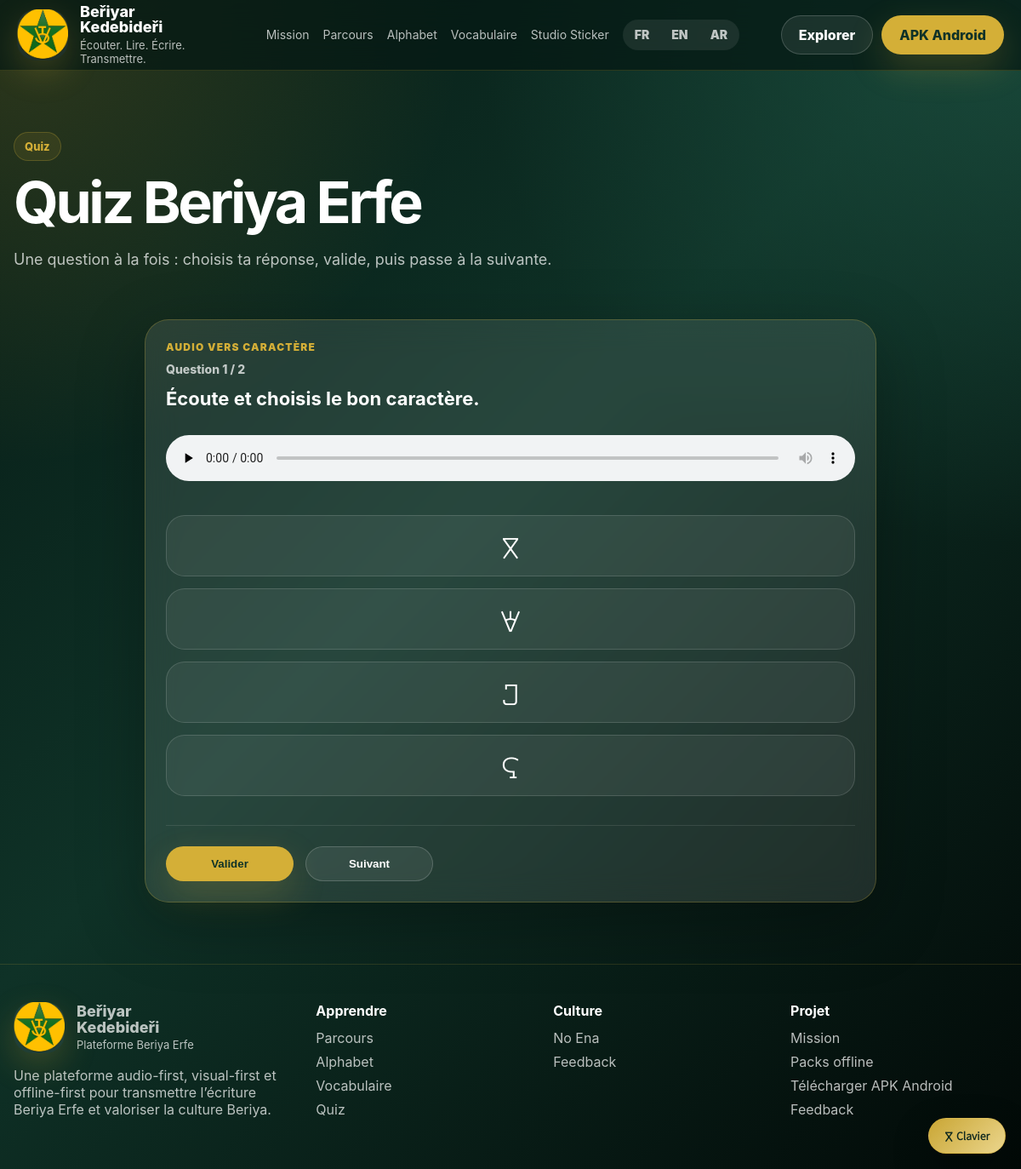
The app's page /quiz/ with its own data.
### quizzes/models.py (models this page shows, shortened)
class QuizQuestion(models.Model):
    AUDIO_TO_CHARACTER = 'audio_to_character'
    CHARACTER_TO_AUDIO = 'character_to_audio'
    AUDIO_TO_IMAGE = 'audio_to_image'
    IMAGE_TO_AUDIO = 'image_to_audio'
    LISTEN_AND_REPEAT = 'listen_and_repeat'
    GUIDED_KEYBOARD = 'guided_keyboard'
    TEXT_TO_CHARACTER = 'text_to_character'
    QUESTION_TYPE_CHOICES = [
        (AUDIO_TO_CHARACTER, 'Audio to character'),
        (CHARACTER_TO_AUDIO, 'Character to audio'),
        (AUDIO_TO_IMAGE, 'Audio to image'),
        (IMAGE_TO_AUDIO, 'Image to audio'),
        (LISTEN_AND_REPEAT, 'Listen and repeat'),
        (GUIDED_KEYBOARD, 'Guided keyboard'),
        (TEXT_TO_CHARACTER, 'Text to character'),
    ]
    BEGINNER = 'beginner'
    INTERMEDIATE = 'intermediate'
    ADVANCED = 'advanced'
    DIFFICULTY_CHOICES = [
        (BEGINNER, 'Beginner'),
        (INTERMEDIATE, 'Intermediate'),
        (ADVANCED, 'Advanced'),
    ]
    DRAFT = 'draft'
    REVIEW = 'review'
    VALIDATED = 'validated'
    PUBLISHED = 'published'
    ARCHIVED = 'archived'
    STATUS_CHOICES = [
        (DRAFT, 'Draft'),
        (REVIEW, 'Review'),
        (VALIDATED, 'Validated'),
        (PUBLISHED, 'Published'),
        (ARCHIVED, 'Archived'),
    ]
    unit = models.ForeignKey(
        LearningUnit,
        on_delete=models.CASCADE,
        blank=True,
        null=True,
        related_name='quiz_questions',
    )
    lesson = models.ForeignKey(
        Lesson,
        on_delete=models.SET_NULL,
        blank=True,
        null=True,
        related_name='quiz_questions',
    )
    question_type = models.CharField(
        max_length=50,
        choices=QUESTION_TYPE_CHOICES,
        default=AUDIO_TO_CHARACTER,
    )
    difficulty = models.CharField(
        max_length=30,
        choices=DIFFICULTY_CHOICES,
        default=BEGINNER,
    )
    prompt_fr = models.CharField(
        max_length=255,
        blank=True,
        help_text='Instruction visible. Ex: Écoute et choisis le bon caractère.',
    )
    prompt_en = models.CharField(max_length=255, blank=True)
    prompt_ar = models.CharField(max_length=255, blank=True)
    oral_prompt_fr = models.CharField(
        max_length=255,
        blank=True,
        help_text='Instruction destinée à être lue ou jouée en audio.',
    )
    oral_prompt_en = models.CharField(max_length=255, blank=True)
    oral_prompt_ar = models.CharField(max_length=255, blank=True)
    character = models.ForeignKey(
        Character,
        on_delete=models.SET_NULL,
        blank=True,
        null=True,
        related_name='quiz_questions',
    )
    word = models.ForeignKey(
        Word,
        on_delete=models.SET_NULL,
        blank=True,
        null=True,
        related_name='quiz_questions',
    )
    question_image = models.ImageField(
        upload_to='quizzes/questions/images/',
        blank=True,
        null=True,
    )
    correct_text_answer = models.CharField(
        max_length=255,
        blank=True,
        help_text='Pour guided_keyboard ou réponse textuelle.',
    )
    explanation_fr = models.TextField(blank=True)
    explanation_en = models.TextField(blank=True)
    explanation_ar = models.TextField(blank=True)
    order_index = models.PositiveIntegerField(default=0)
    points = models.PositiveIntegerField(default=1)
    min_options_required = models.PositiveIntegerField(default=2)
    status = models.CharField(
        max_length=20,
        choices=STATUS_CHOICES,
        default=DRAFT,
    )
    is_active = models.BooleanField(default=True)
    available_offline = models.BooleanField(default=True)
    created_at = models.DateTimeField(auto_now_add=True)
    updated_at = models.DateTimeField(auto_now=True)
    class Meta:
        ordering = ['difficulty', 'order_index', 'id']
        verbose_name = 'Quiz Question'
        verbose_name_plural = 'Quiz Questions'
        indexes = [
            models.Index(fields=['question_type']),
            models.Index(fields=['difficulty']),
            models.Index(fields=['status']),
        ]

class QuizQuestionAudio(models.Model):
    QUESTION = 'question'
    SLOW_QUESTION = 'slow_question'
    EXPLANATION = 'explanation'
    CORRECTION = 'correction'
    ROLE_CHOICES = [
        (QUESTION, 'Question audio'),
        (SLOW_QUESTION, 'Slow question audio'),
        (EXPLANATION, 'Explanation audio'),
        (CORRECTION, 'Correction audio'),
    ]
    question = models.ForeignKey(
        QuizQuestion,
        on_delete=models.CASCADE,
        related_name='audio_links',
    )
    audio_asset = models.ForeignKey(
        AudioAsset,
        on_delete=models.CASCADE,
        related_name='quiz_question_links',
    )
    role = models.CharField(
        max_length=40,
        choices=ROLE_CHOICES,
        default=QUESTION,
    )
    is_primary = models.BooleanField(default=True)
    order = models.PositiveIntegerField(default=0)
    class Meta:
        ordering = ['question', 'role', '-is_primary', 'order']
        constraints = [
            models.UniqueConstraint(
                fields=['question', 'audio_asset', 'role'],
                name='unique_quiz_question_audio_role',
            ),
        ]

class QuizOption(models.Model):
    question = models.ForeignKey(
        QuizQuestion,
        on_delete=models.CASCADE,
        related_name='options',
    )
    text_fr = models.CharField(max_length=255, blank=True)
    text_en = models.CharField(max_length=255, blank=True)
    text_ar = models.CharField(max_length=255, blank=True)
    character = models.ForeignKey(
        Character,
        on_delete=models.SET_NULL,
        blank=True,
        null=True,
        related_name='quiz_options',
    )
    word = models.ForeignKey(
        Word,
        on_delete=models.SET_NULL,
        blank=True,
        null=True,
        related_name='quiz_options',
    )
    image = models.ImageField(
        upload_to='quizzes/options/images/',
        blank=True,
        null=True,
    )
    is_correct = models.BooleanField(default=False)
    order_index = models.PositiveIntegerField(default=0)
    class Meta:
        ordering = ['question', 'order_index', 'id']
        verbose_name = 'Quiz Option'
        verbose_name_plural = 'Quiz Options'

### alphabet/models.py (models this page shows, shortened)
class Character(models.Model):
    VOWEL = 'vowel'
    CONSONANT = 'consonant'
    OTHER = 'other'
    UNKNOWN = 'unknown'
    CHARACTER_TYPE_CHOICES = [
        (VOWEL, 'Vowel'),
        (CONSONANT, 'Consonant'),
        (OTHER, 'Other'),
        (UNKNOWN, 'Unknown'),
    ]
    DRAFT = 'draft'
    REVIEW = 'review'
    VALIDATED = 'validated'
    PUBLISHED = 'published'
    REJECTED = 'rejected'
    VALIDATION_STATUS_CHOICES = [
        (DRAFT, 'Draft'),
        (REVIEW, 'Review'),
        (VALIDATED, 'Validated'),
        (PUBLISHED, 'Published'),
        (REJECTED, 'Rejected'),
    ]
    symbol = models.CharField(
        max_length=10,
        unique=True,
        help_text='Caractère Beriya Erfe.',
    )
    unicode_code = models.CharField(
        max_length=20,
        unique=True,
        help_text='Exemple : U+16EA0.',
    )
    name = models.CharField(max_length=150, blank=True)
    name_fr = models.CharField(max_length=150, blank=True)
    name_en = models.CharField(max_length=150, blank=True)
    name_ar = models.CharField(max_length=150, blank=True)
    latin_transcription = models.CharField(max_length=120, blank=True)
    arabic_transcription = models.CharField(max_length=120, blank=True)
    character_type = models.CharField(
        max_length=30,
        choices=CHARACTER_TYPE_CHOICES,
        default=UNKNOWN,
    )
    order_index = models.PositiveIntegerField(default=0)
    description = models.TextField(blank=True)
    validation_status = models.CharField(
        max_length=20,
        choices=VALIDATION_STATUS_CHOICES,
        default=DRAFT,
    )
    is_active = models.BooleanField(default=True)
    available_offline = models.BooleanField(default=True)
    created_at = models.DateTimeField(auto_now_add=True)
    updated_at = models.DateTimeField(auto_now=True)
    class Meta:
        ordering = ['order_index', 'unicode_code']
        verbose_name = 'Character'
        verbose_name_plural = 'Characters'

### webapp/views.py (the view)
# urls.py: path("quiz/", quiz_page, name="web-quiz"),
def quiz_page(request):
    lang = get_web_lang(request)
    unit_slug = request.GET.get("unit")
    quizzes = QuizQuestion.objects.filter(
        is_active=True,
        status=QuizQuestion.PUBLISHED,
    ).select_related(
        "unit",
        "lesson",
        "character",
        "word",
    ).prefetch_related(
        "options",
        "options__character",
        "options__word",
        "audio_links__audio_asset",
    ).order_by(
        "unit__order_index",
        "lesson__order_index",
        "order_index",
        "id",
    )
    if unit_slug:
        quizzes = quizzes.filter(unit__slug=unit_slug)
    return render(
        request,
        "webapp/quiz.html",
        {
            "quizzes": quizzes,
            "current_lang": lang,
            "is_rtl": lang == "ar",
        },
    )

### templates/webapp/quiz.html (shortened to what this page needs)
{% extends "webapp/base.html" %}
{% load web_i18n %}
{% block content %}
<main>
  <section class="page-header">
    <div class="container">
      <div class="badge">
        {% if current_lang == "ar" %}
          اختبارات
        {% elif current_lang == "en" %}
          Quizzes
        {% else %}
          Quiz
        {% endif %}
      </div>
      <h1>
        {% if current_lang == "ar" %}
          اختبارات بيريَا إرفي
        {% elif current_lang == "en" %}
          Beriya Erfe quizzes
        {% else %}
          Quiz Beriya Erfe
        {% endif %}
      </h1>
      <p>
        {% if current_lang == "ar" %}
          سؤال واحد في كل مرة: اختر الإجابة، تحقّق، ثم انتقل إلى السؤال التالي.
        {% elif current_lang == "en" %}
          One question at a time: choose your answer, validate it, then move to the next one.
        {% else %}
          Une question à la fois : choisis ta réponse, valide, puis passe à la suivante.
        {% endif %}
      </p>
    </div>
  </section>
  <section class="section" style="padding-top: 0;">
    <div class="container">
      <div class="quiz-web-single" id="quizWebApp">
        {% for quiz in quizzes %}
          <article
            class="quiz-web-card glass quiz-question-card"
            data-question-index="{{ forloop.counter0 }}"
          >
            <div class="quiz-web-type">
              {{ quiz.question_type|i18n_quiz_type:current_lang }}
            </div>
            <div class="quiz-progress">
              {% if current_lang == "ar" %}
                سؤال {{ forloop.counter }} / {{ quizzes|length }}
              {% elif current_lang == "en" %}
                Question {{ forloop.counter }} / {{ quizzes|length }}
              {% else %}
                Question {{ forloop.counter }} / {{ quizzes|length }}
              {% endif %}
            </div>
            <h2>{{ quiz|i18n_prompt:current_lang }}</h2>
            {% for audio_link in quiz.audio_links.all %}
              {% if audio_link.role == "question" and audio_link.is_primary and audio_link.audio_asset.file %}
                <audio controls preload="none" class="quiz-audio">
                  <source src="{{ audio_link.audio_asset.file.url }}">
                </audio>
              {% endif %}
            {% endfor %}
            <div class="quiz-options">
              {% for option in quiz.options.all %}
                <button
                  type="button"
                  class="quiz-option-button"
                  data-correct="{% if option.is_correct %}true{% else %}false{% endif %}"
                >
                  {% if option.character %}
                    <span class="beriya-font quiz-option-symbol">
                      {{ option.character.symbol }}
                    </span>
                  {% elif option.word %}
                    <span class="beriya-font quiz-option-word">
                      {{ option.word.beriya_text }}
                    </span>
                  {% else %}
                    {{ option|i18n_option_text:current_lang }}
                  {% endif %}
                </button>
              {% endfor %}
            </div>
            <div class="quiz-actions">
              <button type="button" class="btn btn-primary quiz-validate-button">
                {% if current_lang == "ar" %}
                  تحقّق
                {% elif current_lang == "en" %}
                  Validate
                {% else %}
                  Valider
                {% endif %}
              </button>
              <button type="button" class="btn btn-secondary quiz-next-button" hidden>
                {% if current_lang == "ar" %}
                  التالي
                {% elif current_lang == "en" %}
                  Next
                {% else %}
                  Suivant
                {% endif %}
              </button>
            </div>
          </article>
        {% endfor %}
      </div>
    </div>
  </section>
</main>
{% endblock %}

### records on screen
QuizQuestion: question_type|i18n_quiz_type "AUDIO VERS CARACTÈRE", quizzes "2", prompt_fr+oral_prompt_fr+prompt_en "Écoute et choisis le bon caractère."
QuizOption: character.symbol "𖺠"
QuizOption: character.symbol "𖺡"
QuizOption: character.symbol "𖺢"
QuizOption: character.symbol "𖺣"
